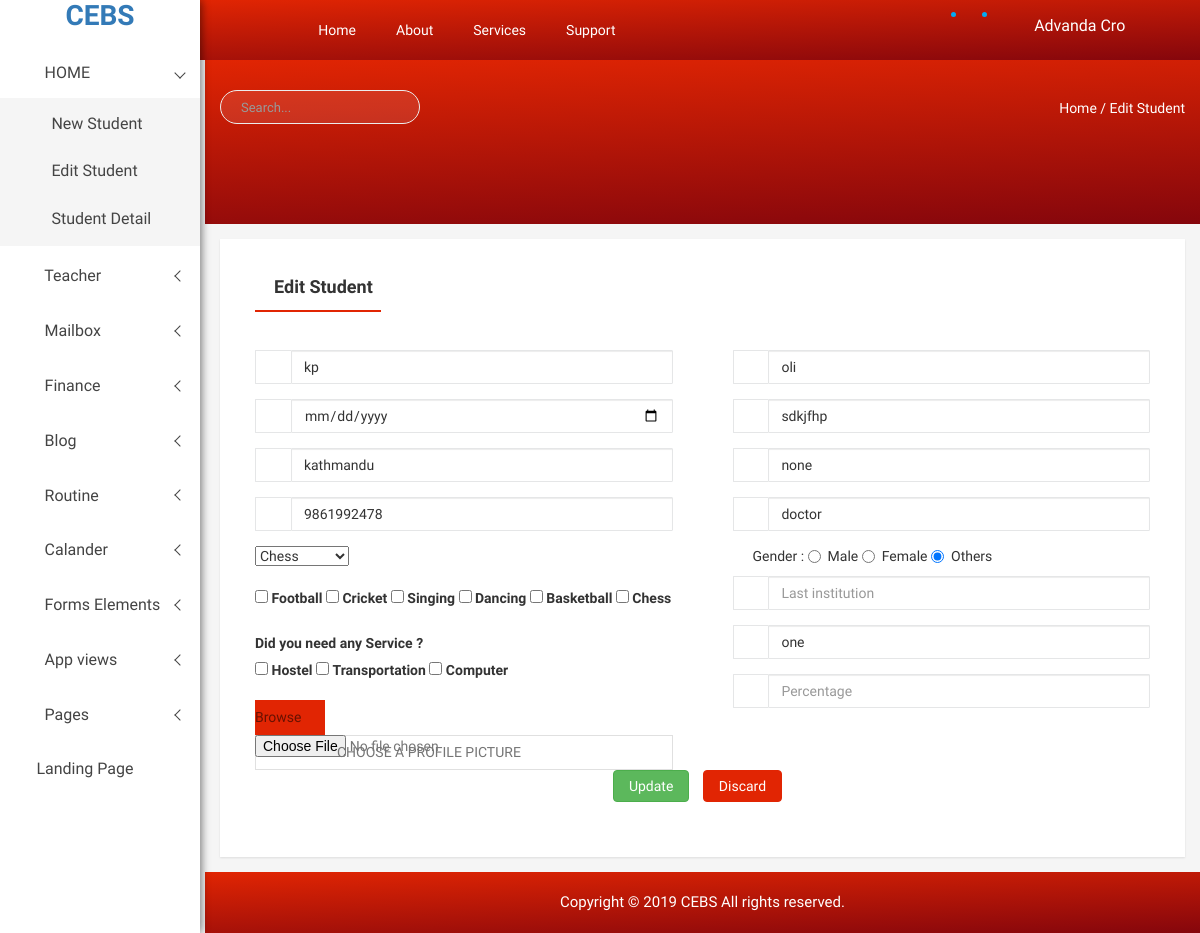
Screenshot of /student/edit_student/4 with the database file from the repository.
### student/models.py (models this page shows, shortened)
class student_detail(models.Model):
    student_id = models.AutoField
    FirstName = models.CharField(max_length=20)
    LastName = models.CharField(max_length=20)
    date = models.DateField(auto_now=True)
    GaurdainsName = models.CharField(max_length=30)
    emailid =models.CharField(max_length=20,default="none")
    image = models.ImageField(upload_to='images/profile/', blank=True,null=True,default='/images/avatar.jpg')
    Occupation = models.CharField(max_length=30 ,default="Agricultural")
    MailingAddress = models.CharField(max_length=30,default="Kathmandu")
    currentgrade = models.CharField(max_length=30,default="none")
    Gender = models.CharField(max_length=20 ,default="Male")
    PhoneNumber = models.CharField(max_length=10,default="None")
    Hobbies = models.CharField(max_length=20 ,default="none")
    Services=models.CharField(max_length=30,default="None")
    LastInstitution = models.CharField(max_length=40 ,default="None")
    Percentage = models.CharField(max_length=2,default="0")
    Grade =models.CharField(max_length=2, default="one")
    Players = models.CharField(max_length=30,default="None")

### student/views.py (the view)
# urls.py: path('edit_student/<int:id>', views.edit_student, name="editstudent"),
def edit_student(request,id):
    editstudent =student_detail.objects.get(id=id)
    return render(request,'student/edit-student.html',{'editstudent':editstudent})

### student/templates/student/edit-student.html (shortened to what this page needs)
{% extends "cebsapp/basic.html" %}
{% load static %}
{% block stitle%}Home{%endblock%}
{% block s1title%}Edit Student{%endblock%}
{% block body %}
 <div class="single-product-tab-area mg-tb-15">
            <div class="single-pro-review-area">
                <div class="container-fluid">
                    <div class="row">
                        <div class="col-lg-12 col-md-12 col-sm-12 col-xs-12">
                            <div class="review-tab-pro-inner">
                                <ul id="myTab3" class="tab-review-design">
                                    <li class="active"><a href="#description"><i class="fa fa-pencil" aria-hidden="true"></i>Edit Student</a></li>
                                </ul>
                                <form id="myform" action="/student/update/{{editstudent.id}}" method="post" enctype="multipart/form-data">
                                <div id="myTabContent" class="tab-content custom-product-edit">
                                    <div class="product-tab-list tab-pane fade active in" id="description">
                                        <div class="row">
                                            <div class="col-lg-6 col-md-6 col-sm-6 col-xs-12">
                                                <div class="review-content-section">
                                                    <div class="input-group mg-b-pro-edt">
                                                        <span class="input-group-addon"><i class="fa fa-user" aria-hidden="true"></i></span>
                                                        <input type="text" name="FirstName" class="form-control" value="{{editstudent.FirstName}}" placeholder="First Name">
                                                    </div>
                                                     <div class="input-group mg-b-pro-edt">
                                                        <span class="input-group-addon"><i class="fa fa-user" aria-hidden="true"></i></span>
                                                        <input type="date" class="form-control" name="date" value="{{editstudent.date}}" placeholder="Date-Of-Birth">
                                                    </div>
                                                    <div class="input-group mg-b-pro-edt">
                                                        <span class="input-group-addon"><i class="fa fa-road" ></i></span>
                                                        <input type="text" class="form-control" name="maddress" value="{{editstudent.MailingAddress}}" placeholder="Mailing Address">
                                                    </div>
                                                    <div class="input-group mg-b-pro-edt">
                                                        <span class="input-group-addon"><i class="fa fa-phone" aria-hidden="true"></i></span>
                                                        <input type="text" class="form-control" name="pnumber" value="{{editstudent.PhoneNumber}}" placeholder="Phone Number">
                                                    </div>
                                                    <select  name="players" >
															<option class="form-control pro-edt-select form-control-primary" selected value="{{editstudent.Players}}">{{editstudent.Players}}</option>
														</select><br><br>
                                                        <div name= "hobbies" value="{{editstudent.Hobbies}}" class="custom-control custom-checkbox">
                                                            <input type="checkbox" value="Football" class="custom-control-input" >
                                                            <label class="custom-control-label" >Football</label>
                                                            <input type="checkbox" value="Cricket" class="custom-control-input" >
                                                            <label class="custom-control-label" >Cricket</label>
                                                             <input type="checkbox" value="Singing" class="custom-control-input" >
                                                            <label class="custom-control-label" >Singing</label>
                                                             <input type="checkbox" value="Dancing" class="custom-control-input" >
                                                            <label class="custom-control-label" >Dancing</label>
                                                             <input type="checkbox" value="BasketBall" class="custom-control-input" >
                                                            <label class="custom-control-label" >Basketball</label>
                                                             <input type="checkbox" value="Chess" class="custom-control-input" >
                                                            <label class="custom-control-label" >Chess</label>
                                                        </div>
                                                     <div class="custom-control custom-checkbox" value="{{editstudent.Services}}" name="service" ><br>
                                                         <label class="custom-control-label" >Did you need any Service ?</label><br>
                                                            <input type="checkbox" name="Hostel"  value="Hostel" class="custom-control-input" >
                                                            <label class="custom-control-label" >Hostel</label>
                                                            <input type="checkbox" name="Transportation" value="Transportation" class="custom-control-input" >
                                                            <label class="custom-control-label" >Transportation</label>
                                                             <input type="checkbox" name="Computer" class="custom-control-input" value="Computer" >
                                                         <label class="custom-control-label">Computer </label>
                                                        </div>
                                                     <div class="file-upload-inner ts-forms">
                                                                    <div class="input prepend-big-btn">
                                                                        <label class="icon-right" for="prepend-big-btn">
																				<i class="fa fa-download"></i>
																			</label>
                                                                        <div class="file-button">
                                                                            Browse
                                                                            <input type="file" name="image"  onchange="document.getElementById('prepend-big-btn').value = this.value;">
                                                                        </div>
                                                                        <input type="text"  id="prepend-big-btn" placeholder="CHOOSE A PROFILE PICTURE">
                                                                    </div>
                                                                </div>
                                                </div>
                                            </div>
                                            <div class="col-lg-6 col-md-6 col-sm-6 col-xs-12">
                                                <div class="review-content-section">
                                                    <div class="input-group mg-b-pro-edt">
                                                        <span class="input-group-addon"><i class="fa fa-user" aria-hidden="true"></i></span>
                                                        <input type="text" name="lastname" value="{{editstudent.LastName}}" class="form-control" placeholder="Last Name">
                                                    </div>
                                                    <div class="input-group mg-b-pro-edt">
                                                        <span class="input-group-addon"><i class="fa fa-user" aria-hidden="true"></i></span>
                                                        <input type="text" name="gname" value="{{editstudent.GaurdainsName}}" class="form-control" placeholder="Gaurdain's Name">
                                                    </div>
                                                    <div class="input-group mg-b-pro-edt">
                                                        <span class="input-group-addon"><i class="fa fa-user" aria-hidden="true"></i></span>
                                                        <input type="text" name="gname" value="{{editstudent.emailid}}" class="form-control" placeholder="Gaurdain's Name">
                                                    </div>
                                                    <div class="input-group mg-b-pro-edt">
                                                        <span class="input-group-addon"><i class="fa fa-ticket" aria-hidden="true"></i></span>
                                                        <input type="text" name="occupation" value="{{editstudent.Occupation}}" class="form-control" placeholder="Occupation">
                                                    </div>
                                                    <div class="radio">
                                                       <label>Gender :</label>
                                                              {% if editstudent.Gender == 'Male' %}
                                                                <label>
                                                                 <input type="radio" name="gender" value="Male" checked>Male</label>
                                                                 {% else %}
                                                                   <label><input type="radio" name="gender" value="Male">Male</label>
                                                              {% endif %}
                                                              {% if editstudent.Gender == 'Female' %}
                                                               <label>
                                                                   <input type="radio" name="gender" value="Female" checked>Female
                                                               </label>
                                                                {% else %}
                                                                <label><input type="radio" name="gender" value="Female">Female</label>
                                                        {% endif %}
                                                        {% if editstudent.Gender == 'Others' %}
                                                                <label>
                                                                 <input type="radio" name="gender" value="Others" checked>Others</label>
                                                                 {% else %}
                                                                   <label><input type="radio" name="gender" value="Others">Others</label>
                                                              {% endif %}
                                                      </div>
                                                    <div class="input-group mg-b-pro-edt">
                                            <span class="input-group-addon"><i class="fa  fa-institution" aria-hidden="true"></i></span>
                                            <input type="text" name="linstitution" value="{{editstudent.LastInstitution}}" class="form-control" placeholder="Last institution">
                                        </div>
                                                    <div class="input-group mg-b-pro-edt">
                                            <span class="input-group-addon"><i class="fa fa-graduation-cap" aria-hidden="true"></i></span>
                                            <input type="text" name="grade"  value="{{editstudent.Grade}}" class="form-control" placeholder="Grade">
                                        </div>
                                                     <div class="input-group mg-b-pro-edt">
                                              <span class="input-group-addon"><i class="fa fa-percent" aria-hidden="true"></i></span>
                                              <input type="text"  name="percent" value="{{editstudent.Percentage}}" class="form-control" placeholder="Percentage">
                                          </div>
                                                </div>
                                            </div>
                                        </div>
                                        <div class="row">
                                            <div class="col-lg-12 col-md-12 col-sm-12 col-xs-12">
                                                <div class="text-center mg-b-pro-edt custom-pro-edt-ds">
                                                    <button type="submit"   class="btn btn-success ">Update</button>
                                                    <button type="button" id="close" class="btn btn-danger waves-effect waves-light">Discard</button>
                                                </div><br>
                                            </div>
                                        </div>
                                    </div>
                                </div>
                              </form>
                            </div>
                        </div>
                    </div>
                </div>
            </div>
        </div>
{% endblock %}

### cebsapp/static/css/main.css (style rules this page uses)
html { color: #222; font-size: 1em; line-height: 1.4; }

### rows the page displays
student_detail: FirstName "kp", maddress "kathmandu", pnumber "9861992478", players "Chess", lastname "oli", gname "sdkjfhp", gname "none", occupation "doctor", grade "one"
